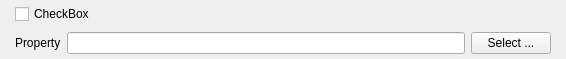
<?xml version="1.0" encoding="UTF-8"?>
<ui version="4.0">
 <class>InputFileWidget</class>
 <widget class="QWidget" name="InputFileWidget">
  <property name="geometry">
   <rect>
    <x>0</x>
    <y>0</y>
    <width>566</width>
    <height>59</height>
   </rect>
  </property>
  <property name="windowTitle">
   <string>InputFileWidget</string>
  </property>
  <layout class="QGridLayout" name="widgetLayout">
   <property name="margin">
    <number>2</number>
   </property>
   <item row="1" column="1">
    <widget class="QLabel" name="label">
     <property name="text">
      <string>Property</string>
     </property>
    </widget>
   </item>
   <item row="1" column="3">
    <widget class="QPushButton" name="selectBtn">
     <property name="text">
      <string>Select ...</string>
     </property>
    </widget>
   </item>
   <item row="1" column="2">
    <widget class="QFSDropLineEdit" name="value"/>
   </item>
   <item row="0" column="0" rowspan="2">
    <widget class="QLabel" name="linkLeft">
     <property name="text">
      <string/>
     </property>
     <property name="pixmap">
      <pixmap resource="../../../../Resources/icons/images/Icons.qrc">:/Link_Left.png</pixmap>
     </property>
     <property name="alignment">
      <set>Qt::AlignRight|Qt::AlignTrailing|Qt::AlignVCenter</set>
     </property>
    </widget>
   </item>
   <item row="0" column="4" rowspan="2">
    <widget class="QLabel" name="linkRight">
     <property name="text">
      <string/>
     </property>
     <property name="pixmap">
      <pixmap resource="../../../../Resources/icons/images/Icons.qrc">:/Link_Right.png</pixmap>
     </property>
    </widget>
   </item>
   <item row="0" column="1" colspan="3">
    <widget class="QCheckBox" name="conditionalCB">
     <property name="text">
      <string>CheckBox</string>
     </property>
    </widget>
   </item>
  </layout>
 </widget>
 <customwidgets>
  <customwidget>
   <class>QFSDropLineEdit</class>
   <extends>QLineEdit</extends>
   <header location="global">QFSDropLineEdit.h</header>
  </customwidget>
 </customwidgets>
 <resources>
  <include location="../../../../Resources/icons/images/Icons.qrc"/>
 </resources>
 <connections/>
</ui>
